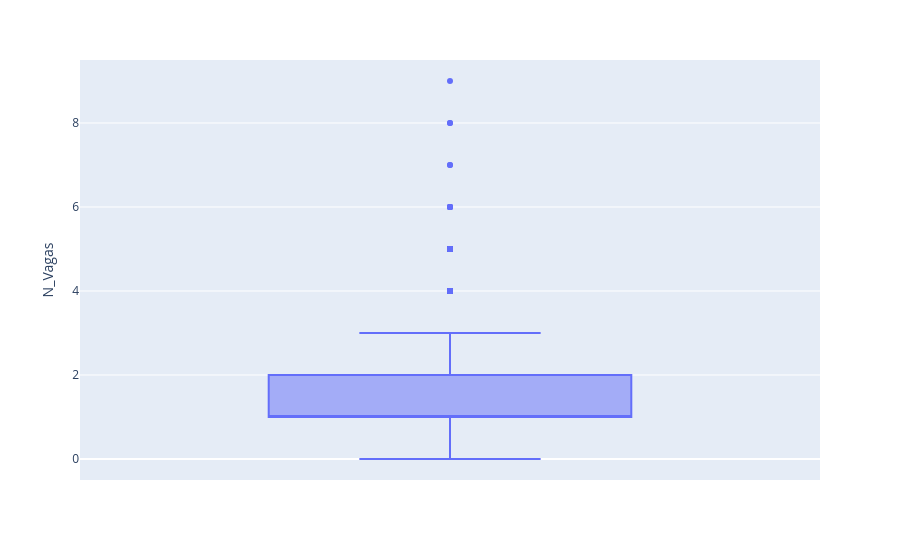

Write notebook code for a chart like this one.
### Code cell
#BOXPLOT interativo para verificar valores discrepantes.
fig = px.box(df, y="N_Vagas")
fig.show()

### Figure 1 — Plotly figure (JSON) as saved in the notebook; plotly's stock layout.template omitted (floating-point values rounded to 4 significant figures; data arrays with more than 128 entries replaced by an {"elided": "..."} marker saying what was removed)
{"data": [{"alignmentgroup": "True", "hovertemplate": "N_Vagas=%{y}<extra></extra>", "legendgroup": "", "marker": {"color": "#636efa"}, "name": "", "notched": false, "offsetgroup": "", "orientation": "v", "showlegend": false, "type": "box", "x0": " ", "xaxis": "x", "y": {"elided": "7203 int values"}, "y0": " ", "yaxis": "y"}], "layout": {"boxmode": "group", "legend": {"tracegroupgap": 0}, "margin": {"t": 60}, "xaxis": {"anchor": "y", "domain": [0, 1]}, "yaxis": {"anchor": "x", "domain": [0, 1], "title": {"text": "N_Vagas"}}}}
